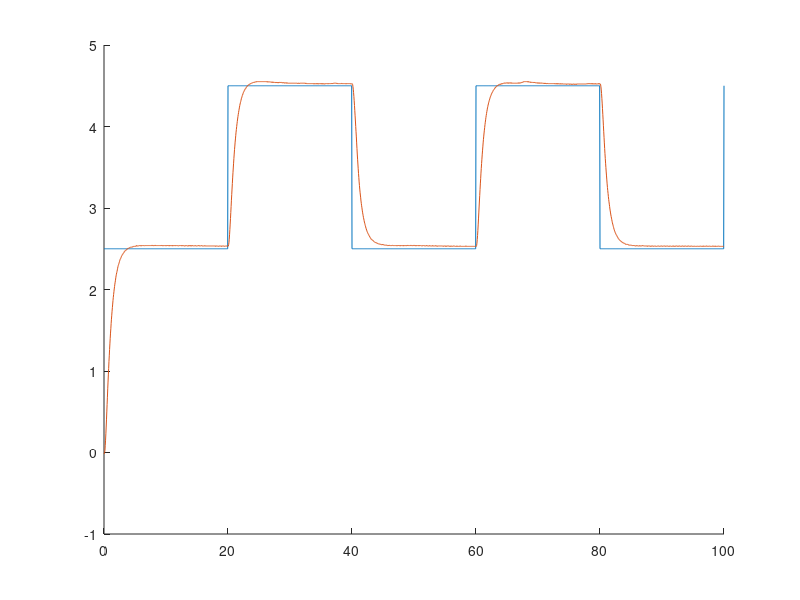

This chart was generated by the following MATLAB code: (Note: this script raises an error after producing the figure.)
clear
load fundarek_sada1.mat
figure(1)
hold on 
plot(tout,u)
plot(tout,y)
hold off
tu = [tout, u]
ty = [tout,y]
load fundarek_sada2.mat
tu1 = [tout, u]
ty1 = [tout,y]
% load fundarek_sada2.mat
% figure(2)
% hold on 
% plot(tout,u)
% plot(tout,y)
% hold off


numgen=100;	% number of generations
lpop=56;	% number of chromosomes in population
lstring=3;	% number of genes in a chromosome
M=20;          % maximum of the search space

% Population initialisation

Space=[ones(1,lstring)*(0); ones(1,lstring)*M];

% Space=[ones(1,lstring)*(0); 50,1];
Delta=Space(2,:)/100;    % additive mutation step
Delta1 = Space(2,:)/2000;
Delta2 = Space(2,:)/10;
Pop=genrpop(lpop,Space);
evolution = zeros(1,numgen);
best_ch = zeros(lstring,numgen);
% Main cyklus --------------------------------- b)

for gen=1:numgen
    tic
    [Fit]=getFitness1(Pop);
    evolution(gen)=min(Fit);	            % convergence graph of the solution
    [Best,bfit]=selbest(Pop,Fit,[1,1]);          % optimum
    best_ch(:,gen) = Best(1,:)';
    Old=selrand(Pop,Fit,8);                     % vyssii selektivny tlak avsak so
    Work1=seltourn(Pop,Fit,8);               % zachovanim nahodneho vyberu
    Work1=[Work1; selrand(Pop,Fit,8)];      % pomerne vysoka mutacia zvisuje diverzitu
    Work2=seltourn(Pop,Fit,8);
    Work2=[Work2; selsus(Pop,Fit,8)];
    Work4=seltourn(Pop,Fit,8);
    Work1=mutx(Work1,0.2,Space);
    Work1=crossov(Work1,1,0);
    Work1 = muta(Work1,0.2,Delta1,Space);
    Work2=mutx(Work2,0.3,Space);
    Work2=muta(Work2,0.2,Delta,Space);
    Work3 = genrpop(6,Space);
    Work4 = muta(Work4,0.2,Delta2,Space);
    Pop=[Best;Old;Work1;Work2;Work3;Work4];
    gen
    toc
end;  % gen
% Best solution
figure(4);
hold on 
plot(evolution);
title('evolution');
xlabel('generation');
ylabel('fitness');


hold off
figure(5);
hold on;
plot(best_ch(1,:));
plot(best_ch(2,:));
plot(best_ch(3,:));

hold off

a1 = best_ch(1,end)
b1 = best_ch(2,end)
b2 = best_ch(3,end)
a1 = 1.0125
b1 = 0.3862
b2 = 1.4276